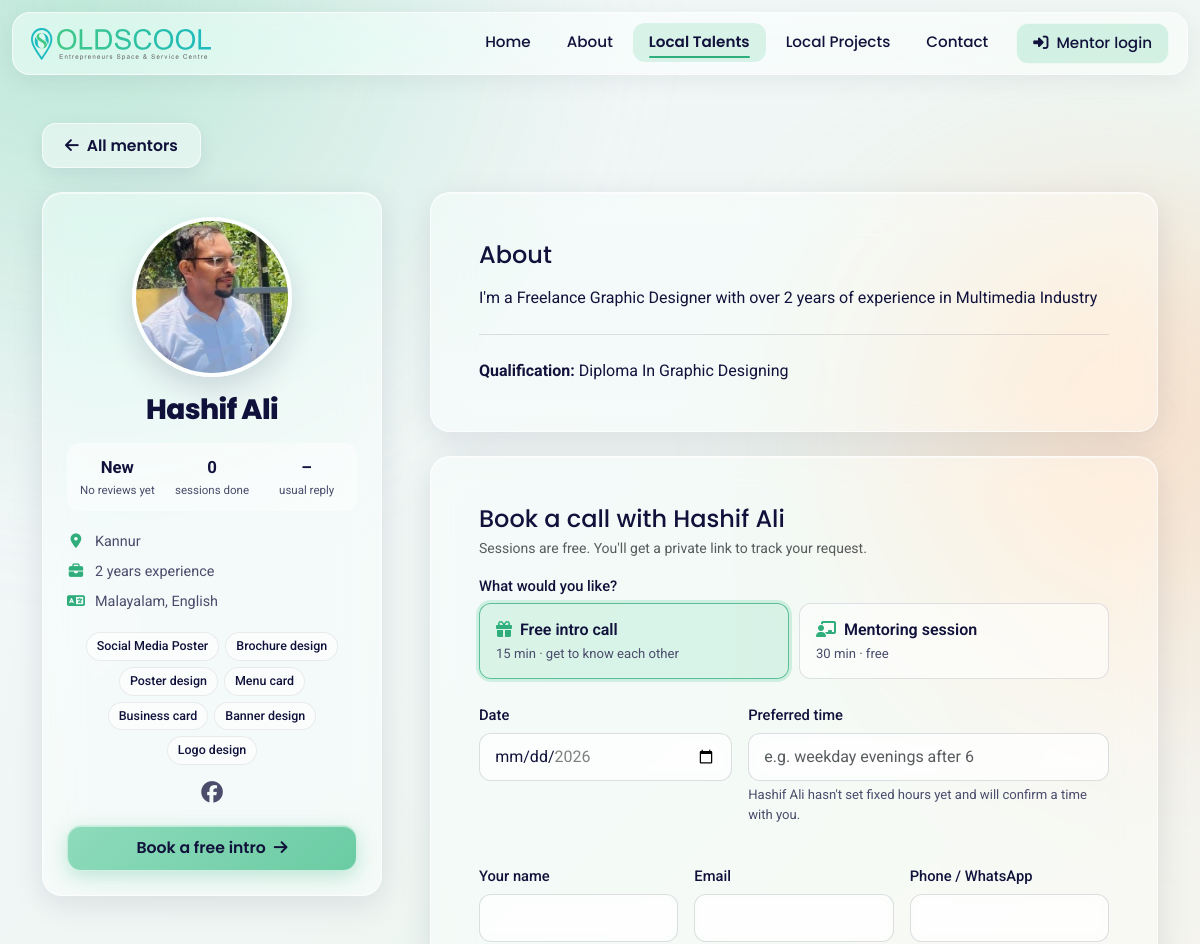
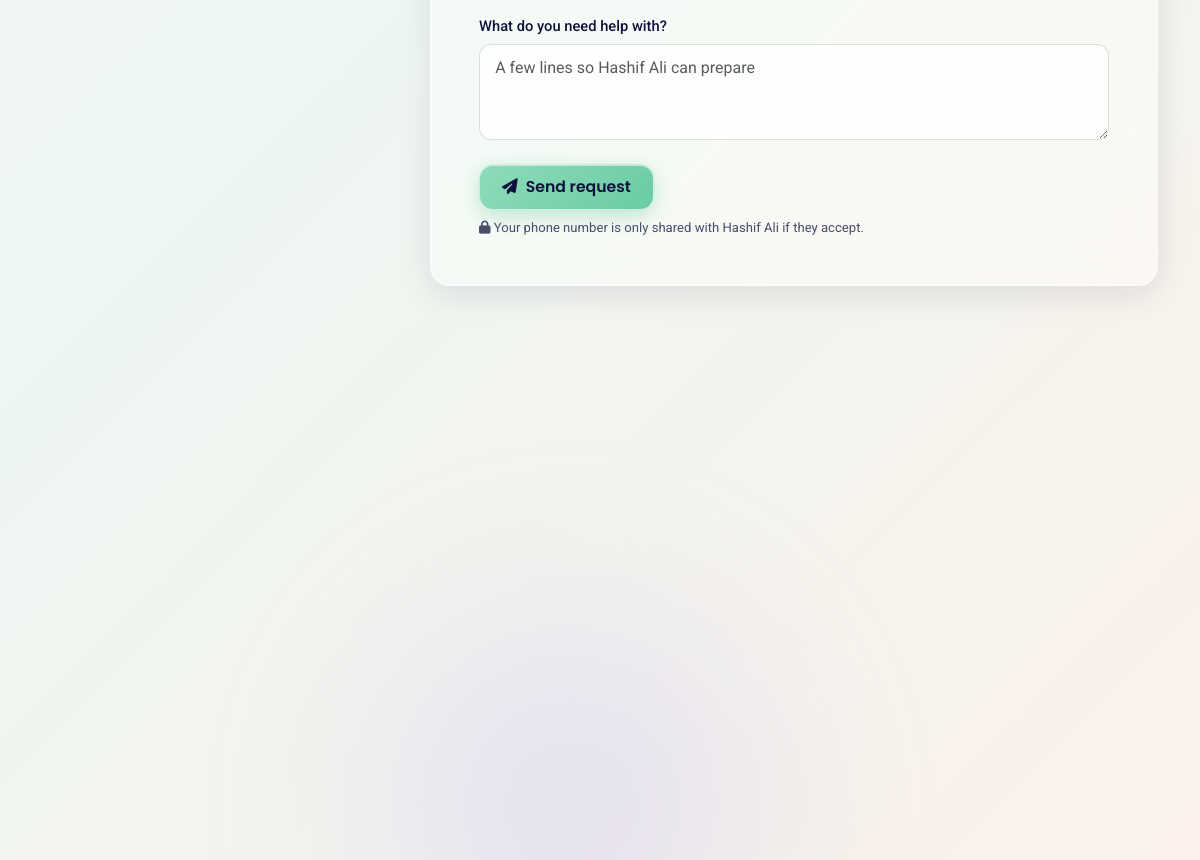
The app's page /mentor/hashif-ali/ with its own data (2 pictures, top to bottom).
### mentor/models.py (models this page shows, shortened)
class Mentors(models.Model):
    name = models.CharField(max_length=40)
    contact = models.CharField(max_length=15, default = "")
    email = models.EmailField(max_length=100, default = None, null=True)
    qualification = models. CharField(max_length = 200, null= True)
    pub_date = models.DateTimeField("date published", default=timezone.now)
    categories = models.ManyToManyField(Category, related_name='mentors')
    specializations = models.ManyToManyField(Specialization, related_name='mentors', blank=True)
    date_of_birth = models.DateField("date of birth")
    experience = models.IntegerField("Years of Experience")
    WEEKDAY_CHOICES = (
        ('monday', 'Monday'),
        ('tuesday', 'Tuesday'),
        ('wednesday', 'Wednesday'),
        ('thursday', 'Thursday'),
        ('friday', 'Friday'),
        ('saturday', 'Saturday'),
        ('sunday', 'Sunday'),
    )
    start_weekday = models.CharField(max_length=10, choices=WEEKDAY_CHOICES, null=True, blank=True)
    end_weekday = models.CharField(max_length=10, choices=WEEKDAY_CHOICES, null=True, blank=True)
    time_from = models.TimeField("From", default='00:00')
    time_to = models.TimeField("To", default='00:00')
    image = models.ImageField(
        upload_to='uploads/',
        null=False,
        blank=False,
        default='uploads/01_2.jpg',
        validators=[
            FileExtensionValidator(allowed_extensions=['jpg', 'jpeg'], message='Only JPEG/JPG files are allowed.'),
            validate_image_size,
        ]
    )
    instagram = models.URLField(blank = True, null = True)
    linkedin = models.URLField(blank = True, null = True)
    Facebook = models.URLField(blank = True, null = True)
    LOCALITY_CHOICES = (
        ('thiruvananthapuram','Thiruvananthapuram'),
        ('kollam', 'Kollam'),
        ('alappuzha', 'Alappuzha'),
        ('pathanamthitta', 'Pathanamthitta'),
        ('kottayam', 'Kottayam'),
        ('idukki', 'Idukki'),
        ('ernakulam', 'Ernakulam'),
        ('thrissur', 'Thrissur'),
        ('palakkad', 'Palakkad'),
        ('malappuram', 'Malappuram'),
        ('kozhikode', 'Kozhikode'),
        ('wayanad', 'Wayanad'),
        ('kannur', 'Kannur'),
        ('kasaragod', 'Kasaragod'),
    )
    locality = models.CharField(max_length = 20, choices = LOCALITY_CHOICES, null= False, blank = False)
    about = models.TextField(max_length = 500, null = True)
    status = models.BooleanField(default = False)
    premium = models.BooleanField(default=False)
    headline = models.CharField(max_length=120, blank=True, help_text='e.g. "Brand designer · 8 years"')
    languages = models.CharField(max_length=100, blank=True, default='Malayalam, English')
    SESSION_LENGTH_CHOICES = ((15, '15 minutes'), (30, '30 minutes'), (45, '45 minutes'), (60, '1 hour'))
    session_minutes = models.PositiveSmallIntegerField(choices=SESSION_LENGTH_CHOICES, default=30)
    price_per_session = models.PositiveIntegerField(
        null=True, blank=True, help_text='In rupees, paid directly to the mentor. Leave empty if free.'
    )
    free_intro = models.BooleanField(default=True, help_text='Offers a free first call')
    verified = models.BooleanField(default=False)
    slug = models.SlugField(max_length=60, unique=True, blank=True)
    @property
    def weekday_indexes(self):
        keys = [key for key, _ in self.WEEKDAY_CHOICES]
        if self.start_weekday not in keys or self.end_weekday not in keys:
            return []
        start, end = keys.index(self.start_weekday), keys.index(self.end_weekday)
        if start <= end:
            return list(range(start, end + 1))
        return list(range(start, 7)) + list(range(0, end + 1))
    @property
    def has_schedule(self):
        if not self.weekday_indexes or not self.time_from or not self.time_to:
            return False
        minutes = (self.time_to.hour * 60 + self.time_to.minute) - (self.time_from.hour * 60 + self.time_from.minute)
        return minutes >= self.session_minutes
    @property
    def language_list(self):
        return [lang.strip() for lang in (self.languages or '').split(',') if lang.strip()]

class Specialization(models.Model):
    category = models.ForeignKey(Category, on_delete=models.CASCADE)
    specialist = models.CharField(max_length=50)

### mentor/views.py (the view)
# urls.py: path('<slug:slug>/', MentorDetailView.as_view(), name='mentor_details'),
class MentorDetailView(DetailView):
    template_name = 'mentor_details.html'
    context_object_name = 'mentor'
    def get_queryset(self):
        return Mentors.objects.filter(status=True).prefetch_related(SPECIALIZATIONS_PREFETCH)
    def get_context_data(self, **kwargs):
        context = super().get_context_data(**kwargs)
        mentor = self.object
        context.setdefault('booking_form', BookingForm(mentor=mentor))
        context['stats'] = mentor_stats(mentor)
        context['reviews'] = mentor.reviews.filter(is_public=True)[:10]
        today = timezone.localdate()
        context['date_min'] = today.isoformat()
        context['date_max'] = (today + timedelta(days=60)).isoformat()
        viewer = current_mentor(self.request)
        if viewer and viewer.pk != mentor.pk:
            open_projects = Project.objects.filter(posted_by=viewer, status=True, stage=Project.STAGE_OPEN)
            if open_projects.exists():
                context['invite_form'] = InviteForm(projects=open_projects)
        return context

### connect/forms.py (shortened to what this page needs)
class BookingForm(forms.ModelForm):
    contact_number = forms.CharField(max_length=15, validators=[validate_phone_number])
    start_time = forms.TimeField(required=False, input_formats=['%H:%M'])
    class Meta:
        model = Booking
        fields = ['kind', 'mentee_name', 'email', 'contact_number', 'requirement', 'date', 'start_time', 'preferred_time']
        widgets = {'date': forms.DateInput(attrs={'type': 'date'})}
    def __init__(self, *args, mentor, **kwargs):
        self.mentor = mentor
        super().__init__(*args, **kwargs)
        if mentor.free_intro:
            self.fields['kind'].initial = Booking.INTRO  # start with the no-commitment option
        else:
            self.fields['kind'].choices = [(Booking.SESSION, 'Mentoring session')]
        self.fields['requirement'].label = 'What do you need help with?'

### connect/auth.py (called while the page is built)
def current_mentor(request):
    if not hasattr(request, '_current_mentor'):
        mentor_id = request.session.get(SESSION_KEY)
        request._current_mentor = (
            Mentors.objects.filter(pk=mentor_id, status=True).first() if mentor_id else None
        )
    return request._current_mentor

### connect/context_processors.py (called while the page is built)
def mentor(request):
    return {'current_mentor': current_mentor(request)}

### connect/models.py (called while the page is built)
def mentor_stats(mentor):
    reviews = mentor.reviews.filter(is_public=True).aggregate(avg=Avg('rating'), count=Count('id'))
    completed = mentor.bookings.filter(status=Booking.COMPLETED).count()
    waits = [
        (responded - created).total_seconds() / 3600
        for created, responded in mentor.bookings.filter(responded_at__isnull=False)
        .order_by('-created_at').values_list('created_at', 'responded_at')[:20]
    ]
    response_hours = median(waits) if len(waits) >= 2 else None
    return {
        'rating': round(reviews['avg'], 1) if reviews['avg'] else None,
        'review_count': reviews['count'],
        'completed': completed,
        'response_hours': response_hours,
    }

### mentor/templates/mentor_details.html (shortened to what this page needs)
{% extends 'base.html' %}
{% load static %}
{% block navigation %}
  {% include 'nav.html' %}
{% endblock %}
{% block homebanner %}
  <div class="container mt-5">
    <a href="{% url 'mentor:all_mentor' %}" class="btn btn-secondary mb-4"><i class="fa-solid fa-arrow-left"></i> All mentors</a>
    <div class="row g-4 g-lg-5">
      <div class="col-lg-4">
        <div class="sticky-aside">
          <div class="glass-panel p-4 text-center profile-card" data-reveal>
            <div class="mentor-avatar mentor-avatar-lg">
              <img src="{{ mentor.image.url }}" class="mentor-img-personal" alt="{{ mentor.name }}" />
            </div>
            <h1 class="h3 page-title mt-3 mb-1">{{ mentor.name }}</h1>
            <div class="stat-row">
              <div>
                <strong>{% if stats.rating %}<i class="fa-solid fa-star text-warning"></i> {{ stats.rating }}{% else %}New{% endif %}</strong>
                <span>{% if stats.review_count %}{{ stats.review_count }} review{{ stats.review_count|pluralize }}{% else %}No reviews yet{% endif %}</span>
              </div>
              <div>
                <strong>{{ stats.completed }}</strong>
                <span>session{{ stats.completed|pluralize }} done</span>
              </div>
              <div>
                <strong>{% if stats.response_hours is not None %}{% if stats.response_hours < 1 %}&lt; 1h{% elif stats.response_hours < 24 %}~{{ stats.response_hours|floatformat:0 }}h{% else %}~{% widthratio stats.response_hours 24 1 %}d{% endif %}{% else %}–{% endif %}</strong>
                <span>usual reply</span>
              </div>
            </div>
            <ul class="profile-facts">
              <li><i class="fa-solid fa-location-dot"></i> {{ mentor.get_locality_display }}</li>
              {% if mentor.experience %}<li><i class="fa-solid fa-briefcase"></i> {{ mentor.experience }} years experience</li>{% endif %}
              {% if mentor.language_list %}<li><i class="fa-solid fa-language"></i> {{ mentor.language_list|join:", " }}</li>{% endif %}
            </ul>
            {% with specs=mentor.specializations.all %}
              {% if specs %}
                <div class="skill-chips justify-content-center">
                  {% for spec in specs %}
                    <a class="chip" href="{% url 'mentor:skill' spec.id spec.specialist|slugify|default:'skill' %}">{{ spec.specialist }}</a>
                  {% endfor %}
                </div>
              {% endif %}
            {% endwith %}
            <div class="social-row">
              {% if mentor.Facebook %}<a href="{{ mentor.Facebook }}" target="_blank" rel="noopener" aria-label="Facebook"><i class="fa-brands fa-facebook"></i></a>{% endif %}
            </div>
            <a href="#book" class="btn btn-primary w-100 mt-3">
              {% if mentor.free_intro %}Book a free intro{% else %}Book a session{% endif %} <i class="fa-solid fa-arrow-right"></i>
            </a>
          </div>
        </div>
      </div>
      <div class="col-lg-8">
        <section class="glass-panel p-4 p-md-5 mb-4">
          <h2 class="h4 mb-3">About</h2>
          <p class="mb-0 text-preline">{{ mentor.about|default:"This mentor hasn't written an introduction yet." }}</p>
          {% if mentor.qualification %}
            <hr class="my-4" />
            <p class="mb-0"><strong>Qualification:</strong> {{ mentor.qualification }}</p>
          {% endif %}
        </section>
        {% include 'partials/booking_form.html' with form=booking_form %}
      </div>
    </div>
  </div>
{% endblock %}

### connect/templates/partials/booking_form.html (shortened to what this page needs)
<form method="post" action="{% url 'connect:book' mentor.pk %}" class="glass-panel p-4 p-md-5 mb-4 booking-form" id="book"
      data-booking data-slots-url="{% url 'connect:slots' mentor.pk %}" novalidate>
  <div class="d-flex flex-wrap justify-content-between align-items-start gap-2 mb-3">
    <div>
      <h2 class="h4 mb-1">Book a call with {{ mentor.name }}</h2>
      <p class="text-muted small mb-0">
        {% if mentor.price_per_session %}
          Sessions are ₹{{ mentor.price_per_session }} for {{ mentor.session_minutes }} min, paid directly to the mentor.
        {% else %}
          Sessions are free.
        {% endif %}
        You'll get a private link to track your request.
      </p>
    </div>
  </div>
  <fieldset class="mb-4">
    <legend class="form-label">What would you like?</legend>
    <div class="choice-cards">
      {% if mentor.free_intro %}
        <label class="choice-card">
          <span class="choice-title"><i class="fa-solid fa-gift"></i> Free intro call</span>
          <span class="choice-sub">15 min · get to know each other</span>
        </label>
      {% endif %}
      <label class="choice-card">
        <span class="choice-title"><i class="fa-solid fa-chalkboard-user"></i> Mentoring session</span>
        <span class="choice-sub">{{ mentor.session_minutes }} min · {% if mentor.price_per_session %}₹{{ mentor.price_per_session }}{% else %}free{% endif %}</span>
      </label>
    </div>
  </fieldset>
  <div class="row g-3 mb-2">
    <div class="col-md-5">
      <label class="form-label" for="id_date">Date</label>
      <input type="date" name="date" id="id_date" class="form-control" min="{{ date_min }}" max="{{ date_max }}"
             value="{{ form.date.value|default_if_none:''|stringformat:'s' }}" required data-booking-date />
    </div>
    <div class="col-md-7">
      {% if mentor.has_schedule %}
        <span class="form-label d-block" id="slot-label">Time</span>
        <div class="slot-grid" data-slot-list role="radiogroup" aria-labelledby="slot-label"
             data-selected="{{ form.start_time.value|default_if_none:''|stringformat:'s'|slice:':5' }}">
          <p class="slot-hint">Pick a date to see free times.</p>
        </div>
        {% for error in form.start_time.errors %}<div class="invalid-feedback">{{ error }}</div>{% endfor %}
      {% else %}
        <label class="form-label" for="id_preferred_time">Preferred time</label>
        <input type="text" name="preferred_time" id="id_preferred_time" class="form-control" maxlength="60"
               placeholder="e.g. weekday evenings after 6" value="{{ form.preferred_time.value|default:'' }}" />
        <p class="form-text">{{ mentor.name }} hasn't set fixed hours yet and will confirm a time with you.</p>
      {% endif %}
    </div>
  </div>
  <div class="row g-3 mt-1">
    <div class="col-md-4">
      <label class="form-label" for="id_mentee_name">Your name</label>
      <input type="text" name="mentee_name" id="id_mentee_name" class="form-control" maxlength="100" autocomplete="name"
             value="{{ form.mentee_name.value|default:'' }}" required />
    </div>
    <div class="col-md-4">
      <label class="form-label" for="id_email">Email</label>
      <input type="email" name="email" id="id_email" class="form-control" autocomplete="email"
             value="{{ form.email.value|default:'' }}" required />
    </div>
    <div class="col-md-4">
      <label class="form-label" for="id_contact_number">Phone / WhatsApp</label>
      <input type="tel" name="contact_number" id="id_contact_number" class="form-control" autocomplete="tel" inputmode="numeric"
             maxlength="15" value="{{ form.contact_number.value|default:'' }}" required />
    </div>
    <div class="col-12">
      <label class="form-label" for="id_requirement">What do you need help with?</label>
      <textarea name="requirement" id="id_requirement" class="form-control" rows="3" maxlength="1000" required
                placeholder="A few lines so {{ mentor.name }} can prepare">{{ form.requirement.value|default:'' }}</textarea>
    </div>
  </div>
  <button type="submit" class="btn btn-primary mt-4"><i class="fa-solid fa-paper-plane"></i> Send request</button>
  <p class="form-text mt-2 mb-0"><i class="fa-solid fa-lock"></i> Your phone number is only shared with {{ mentor.name }} if they accept.</p>
</form>

### records on screen
Mentors: image (picture), name "Hashif Ali", locality "Kannur", experience "2", language_list "Malayalam, English", about "I'm a Freelance Graphic Designer with over 2 years of experience in Multimedia Industry", qualification "Diploma In Graphic Designing", session_minutes "30", requirement "A few lines so Hashif Ali can prepare"
Specialization: specialist "Social Media Poster"
Specialization: specialist "Brochure design"
Specialization: specialist "Poster design"
Specialization: specialist "Menu card"
Specialization: specialist "Business card"
Specialization: specialist "Banner design"
Specialization: specialist "Logo design"

### other values on screen
{{ stats.completed }} "0"
